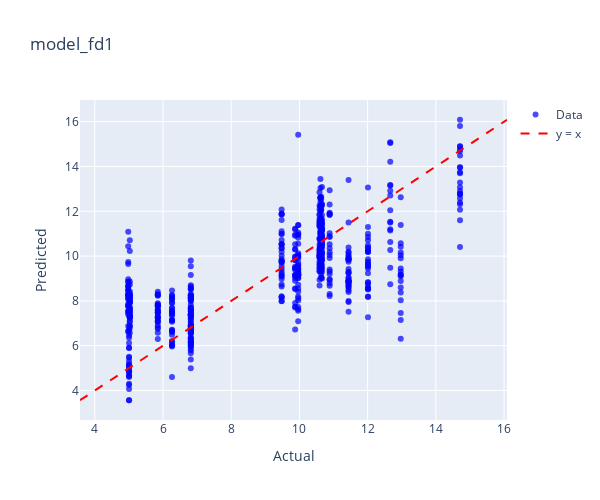
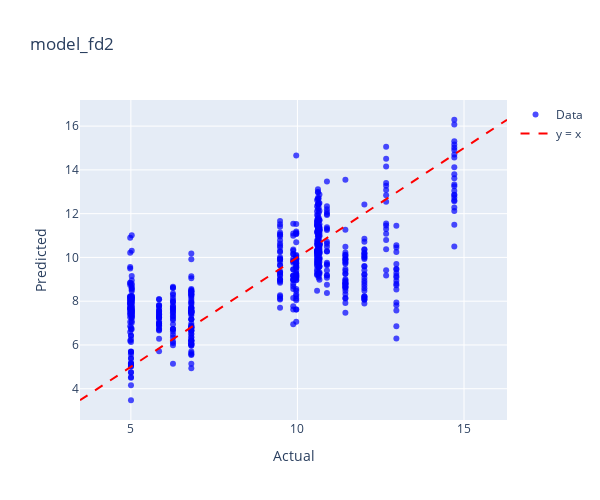
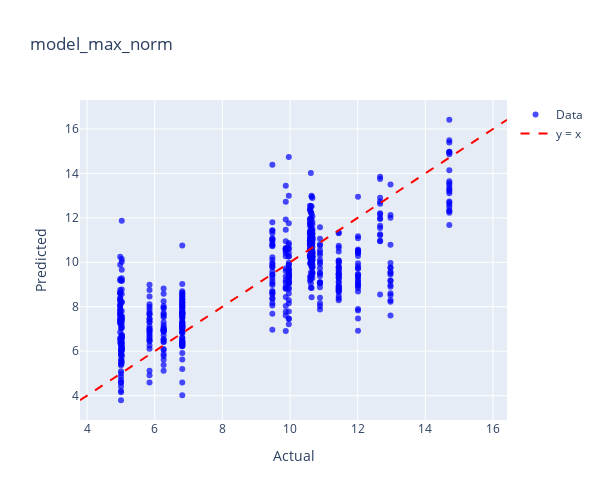
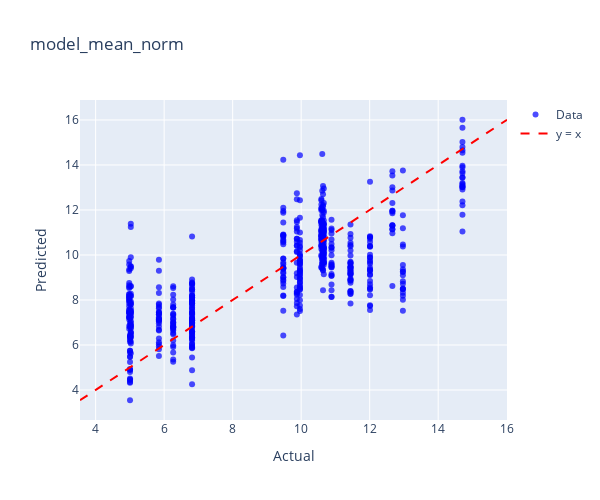

Notebook source saved alongside these figures, in order:
### Code cell
model_dict = {
    'model_fd1': (model_fd1, gula_reduksi_fd1),
    'model_fd2': (model_fd2, gula_reduksi_fd2),
    'model_max_norm': (model_max_norm, gula_reduksi_max_norm),
    'model_mean_norm': (model_mean_norm, gula_reduksi_mean_norm),
    'model_msc': (model_msc, gula_reduksi_msc),
    'model_ori': (model_ori, gula_reduksi_ori),
    'model_range_norm': (model_range_norm, gula_reduksi_range_norm),
    'model_sg1': (model_sg1, gula_reduksi_sg1),
    'model_sg2': (model_sg2, gula_reduksi_sg2),
    'model_snv': (model_snv, gula_reduksi_snv),
}

for name, (model, data) in model_dict.items():
    print(f"Plotting for {name}")
    plot_actual_vs_predicted_plotly(model, data, 'Gula Reduksi',name)

### Figure 1 — Plotly figure (JSON) as saved in the notebook; plotly's stock layout.template omitted (floating-point values rounded to 4 significant figures; data arrays with more than 128 entries replaced by an {"elided": "..."} marker saying what was removed)
{"data": [{"hovertemplate": "Index: %{text}<br>Actual: %{x}<br>Predicted: %{y}<extra></extra>", "marker": {"color": "blue", "opacity": 0.7, "size": 6}, "mode": "markers", "name": "Data", "text": {"elided": "612 str values"}, "type": "scatter", "x": {"elided": "612 float values"}, "y": {"elided": "612 float values"}}, {"line": {"color": "red", "dash": "dash"}, "mode": "lines", "name": "y = x", "type": "scatter", "x": [3.566, 16.09], "y": [3.566, 16.09]}], "layout": {"height": 500, "title": {"text": "model_fd1"}, "width": 600, "xaxis": {"title": {"text": "Actual"}}, "yaxis": {"title": {"text": "Predicted"}}}}

### Figure 2 — Plotly figure (JSON) as saved in the notebook; plotly's stock layout.template omitted (floating-point values rounded to 4 significant figures; data arrays with more than 128 entries replaced by an {"elided": "..."} marker saying what was removed)
{"data": [{"hovertemplate": "Index: %{text}<br>Actual: %{x}<br>Predicted: %{y}<extra></extra>", "marker": {"color": "blue", "opacity": 0.7, "size": 6}, "mode": "markers", "name": "Data", "text": {"elided": "612 str values"}, "type": "scatter", "x": {"elided": "612 float values"}, "y": {"elided": "612 float values"}}, {"line": {"color": "red", "dash": "dash"}, "mode": "lines", "name": "y = x", "type": "scatter", "x": [3.473, 16.29], "y": [3.473, 16.29]}], "layout": {"height": 500, "title": {"text": "model_fd2"}, "width": 600, "xaxis": {"title": {"text": "Actual"}}, "yaxis": {"title": {"text": "Predicted"}}}}

### Figure 3 — Plotly figure (JSON) as saved in the notebook; plotly's stock layout.template omitted (floating-point values rounded to 4 significant figures; data arrays with more than 128 entries replaced by an {"elided": "..."} marker saying what was removed)
{"data": [{"hovertemplate": "Index: %{text}<br>Actual: %{x}<br>Predicted: %{y}<extra></extra>", "marker": {"color": "blue", "opacity": 0.7, "size": 6}, "mode": "markers", "name": "Data", "text": {"elided": "612 str values"}, "type": "scatter", "x": {"elided": "612 float values"}, "y": {"elided": "612 float values"}}, {"line": {"color": "red", "dash": "dash"}, "mode": "lines", "name": "y = x", "type": "scatter", "x": [3.792, 16.41], "y": [3.792, 16.41]}], "layout": {"height": 500, "title": {"text": "model_max_norm"}, "width": 600, "xaxis": {"title": {"text": "Actual"}}, "yaxis": {"title": {"text": "Predicted"}}}}

### Figure 4 — Plotly figure (JSON) as saved in the notebook; plotly's stock layout.template omitted (floating-point values rounded to 4 significant figures; data arrays with more than 128 entries replaced by an {"elided": "..."} marker saying what was removed)
{"data": [{"hovertemplate": "Index: %{text}<br>Actual: %{x}<br>Predicted: %{y}<extra></extra>", "marker": {"color": "blue", "opacity": 0.7, "size": 6}, "mode": "markers", "name": "Data", "text": {"elided": "612 str values"}, "type": "scatter", "x": {"elided": "612 float values"}, "y": {"elided": "612 float values"}}, {"line": {"color": "red", "dash": "dash"}, "mode": "lines", "name": "y = x", "type": "scatter", "x": [3.543, 16.01], "y": [3.543, 16.01]}], "layout": {"height": 500, "title": {"text": "model_mean_norm"}, "width": 600, "xaxis": {"title": {"text": "Actual"}}, "yaxis": {"title": {"text": "Predicted"}}}}
